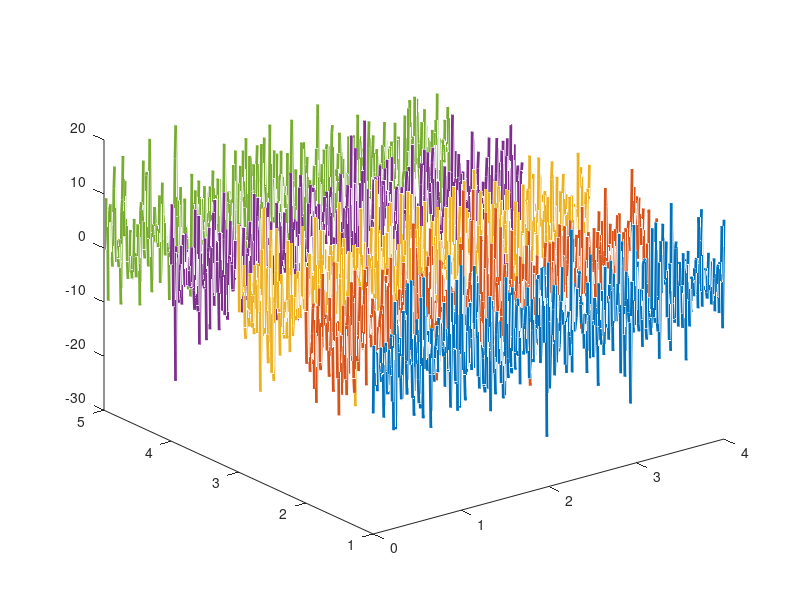
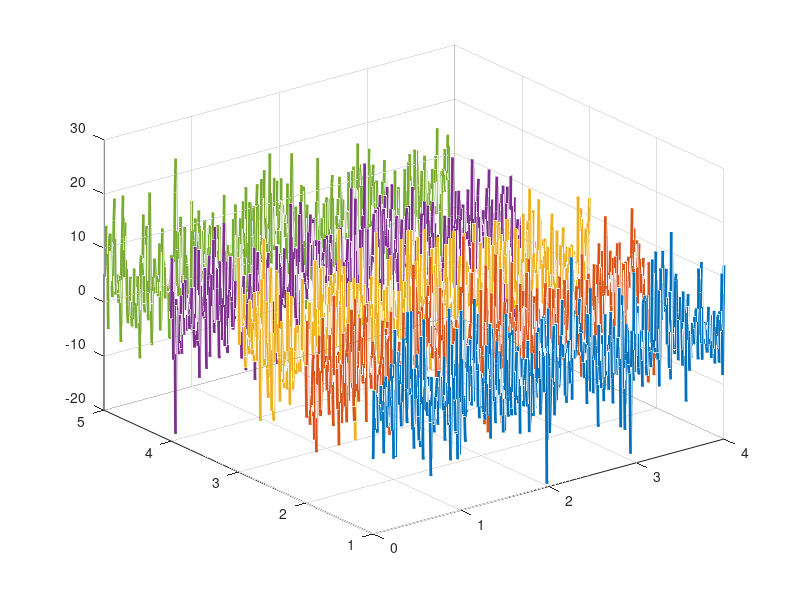
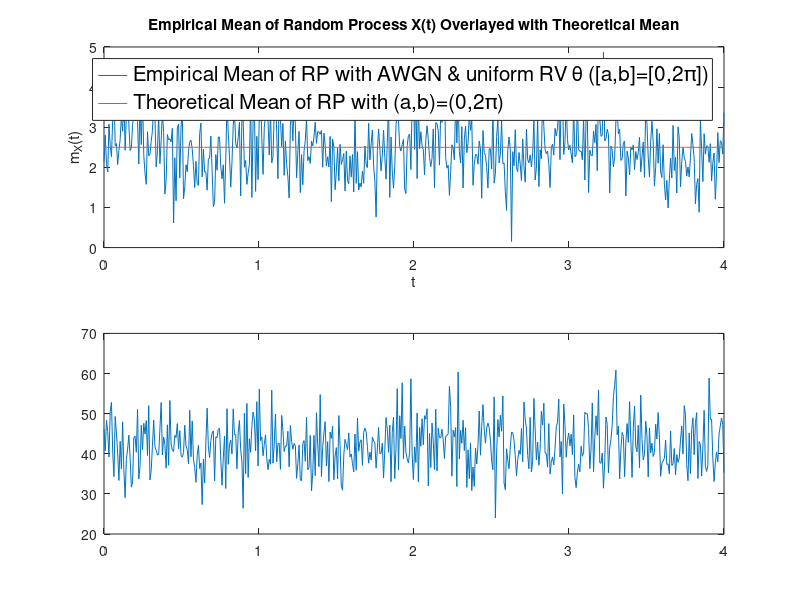

These charts were generated, in order, by the following MATLAB code:
% Add sections headings with %%
% Add PARAM cases for function
% Vectorize for two intervals (a,b)
% minor change 2
clear; close all; clc; 
rng('default');
t_start = 0;                    % start time 
t_end = 4;                      % end time
N = 500;                        % number of time instances
t = linspace(t_start,t_end,N);  % time (s)

% Problem 3
% Generating Z(t) (AWGN)
realizations = 100;             % number of realizations
figure(1)
for ii = 1:realizations
    mu = [0];
    stdev = [2*pi]; 
    Zt(ii,:) = mu + stdev.*randn(1,length(t)); 
    % Only plot first 5 realizations 
    if ii < 6
        plot3(t,ii*ones(1,length(t)),Zt(ii,:),'LineWidth',2); hold on;
    end
end

wt = Zt; 

% Problem 3 (cont)
% Generating X(t) (cosine + AWGN)
A = 5; 
a = [0]; 
b = [2*pi];
figure(2)
Xt = zeros(realizations,N);    % preallocate
for ii = 1:realizations
    theta = a + (b-a).*rand(1,1); 
    Xt(ii,:) = A*(cos(pi.*t + theta*ones(1,length(t)))).^2+wt(ii,:); 
    if ii < 6
        plot3(t,ii*ones(1,length(t)),Xt(ii,:),'LineWidth',2); hold on; 
    end
end
grid on; 

% Problem 4
% Compute mean of RP X(t)
sim_rpmean = (1/realizations)*sum(Xt,1); 
figure(3)
subplot(2,1,1)
plot(t,sim_rpmean); hold on; 
% Overlay plot of theoretical mean (later variance)
for ii = 1:length(a)
    theor_rpmean = (A/(4*(b-a)))*...
        (sin(2*b+2*pi.*t)-sin(2*a+2*pi.*t))+A/2;
    plot(t,theor_rpmean);hold on; 
end
title('Empirical Mean of Random Process X(t) Overlayed with Theoretical Mean')
xlabel('t'); ylabel('m_{X}(t)'); 
% May need to change theta for theoretical...
h1_legend = legend('Empirical Mean of RP with AWGN & uniform RV \theta ([a,b]=[0,2\pi])','Theoretical Mean of RP with (a,b)=(0,2\pi)');
set(h1_legend,'FontSize',15);

% Problem 4 (cont)
% Compute variance of RP X(t)
sim_rpvariance = var(Xt,1); 
subplot(2,1,2)
plot(t,sim_rpvariance); hold on; 
% Overlay plot of theoretical variance
% % Need to do theoretical math for variance
% for ii = 1:length(a)
%     theor_rpmean = (A/(4*(b-a)))*...
%         (sin(2*b+2*pi.*t)-sin(2*a+2*pi.*t))+A/2;
%     plot(t,theor_rpmean);hold on; 
% end
% title('Empirical Variance of Random Process X(t) Overlayed with Theoretical Variance')
% % Need to change ylabel
% xlabel('t'); ylabel('Variance'); 
% % May need to change theta for theoretical...
% h2_legend = legend('Empirical Variance of RP with AWGN & uniform RV \theta ([a,b]=[0,2\pi])',...
%     'Theoretical Variance of RP with (a,b)=(0,2\pi)');
% set(h2_legend,'FontSize',15);
